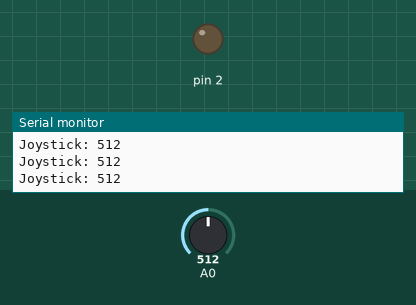
The sketch below on a simulated Arduino Uno, built with avr-gcc and run on an emulated ATmega328P. Shown: output pins drawn as LEDs (lit = HIGH), the last lines printed to the serial monitor. The inputs (shaded band) are chosen by the test bench; at power-on: A0 = 512.

Above: at 1.2 s.
1.3 s: A0 set to 793
2.8 s: A0 set to 812
At 3.2 s:
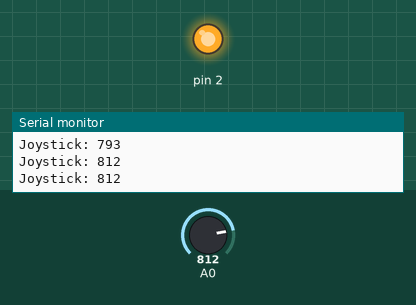
4.3 s: A0 set to 790
At 5.6 s:
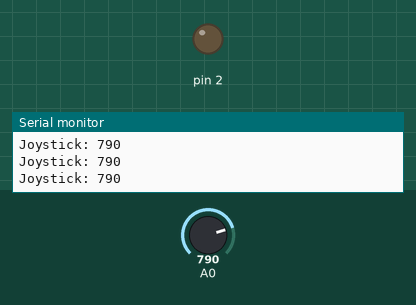
5.9 s: A0 set to 810
At 7.0 s:
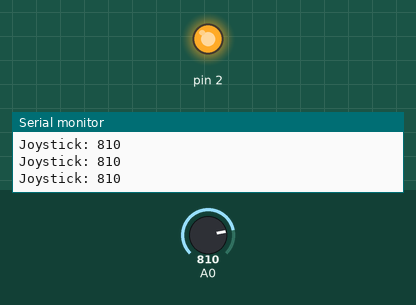
Timing chart, 0 to 8.5 s (numbered marks = the images above; inputs shaded):
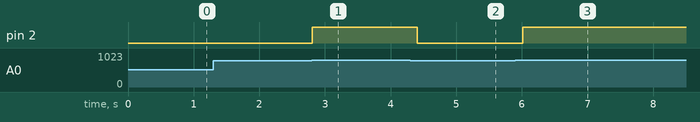

The sketch:

analog_read.ino
```cpp
/*
 * EX.NO: 6C - Analog Read - Joystick to LED
 * AIM: Read joystick analog value and control LED
 * Hardware: Arduino UNO, LED on Pin 2, Joystick VRx on A0
 */
void setup() {
    pinMode(2, OUTPUT);
    Serial.begin(9600);
}

void loop() {
    int joystickValue = analogRead(A0);  // Read joystick (0-1023)
    Serial.print("Joystick: ");
    Serial.println(joystickValue);

    if (joystickValue > 800) {
        digitalWrite(2, HIGH);  // LED ON if joystick pushed right
    } else {
        digitalWrite(2, LOW);   // LED OFF otherwise
    }
    delay(200);
}
```

Measured:
- the behaviour switches between 800 and 801 on A0 (found by bisection; images 0 and 1)
- after the input at 2.8 s, pin 2: LOW → HIGH at once
- after the input at 4.3 s, pin 2: HIGH → LOW after 0.11 s
- after the input at 5.9 s, pin 2: LOW → HIGH after 0.11 s
